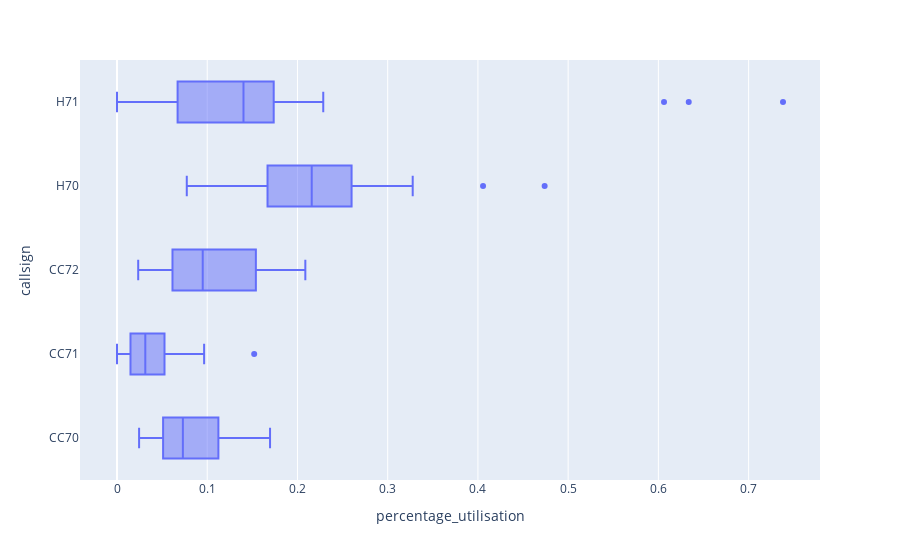

Here is the notebook cell this chart was saved with:
### Code cell
px.box(historical_utilisation_df_complete, x="percentage_utilisation", y="callsign")

### Figure 1 — Plotly figure (JSON) as saved in the notebook; plotly's stock layout.template omitted (floating-point values rounded to 4 significant figures; data arrays with more than 128 entries replaced by an {"elided": "..."} marker saying what was removed)
{"data": [{"alignmentgroup": "True", "hovertemplate": "percentage_utilisation=%{x}<br>callsign=%{y}<extra></extra>", "legendgroup": "", "marker": {"color": "#636efa"}, "name": "", "notched": false, "offsetgroup": "", "orientation": "h", "showlegend": false, "type": "box", "x": {"elided": "145 float values"}, "x0": " ", "xaxis": "x", "y": {"elided": "145 str values"}, "y0": " ", "yaxis": "y"}], "layout": {"boxmode": "group", "legend": {"tracegroupgap": 0}, "margin": {"t": 60}, "xaxis": {"anchor": "y", "domain": [0, 1], "title": {"text": "percentage_utilisation"}}, "yaxis": {"anchor": "x", "domain": [0, 1], "title": {"text": "callsign"}}}}
